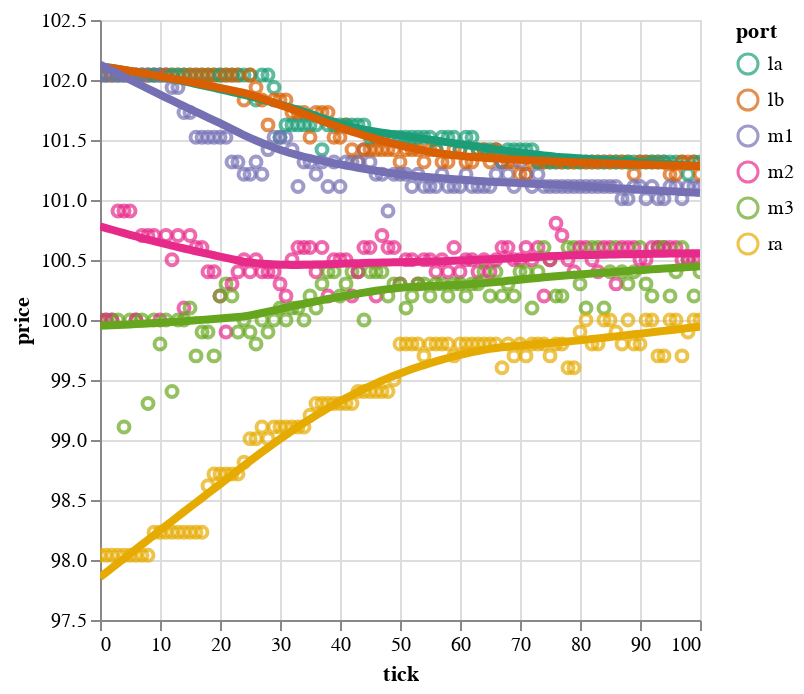

Notebook code for this chart:
### Code cell
plot_prices_by_port(markets)

### Figure 1 — Vega-Lite specification as saved in the notebook (floating-point values rounded to 4 significant figures; data arrays with more than 128 entries replaced by an {"elided": "..."} marker saying what was removed)
{"config": {"view": {"continuousWidth": 300, "continuousHeight": 300}}, "layer": [{"mark": {"type": "point"}, "encoding": {"color": {"field": "port", "scale": {"scheme": "dark2"}, "type": "ordinal"}, "x": {"field": "tick", "type": "quantitative"}, "y": {"field": "price", "scale": {"zero": false}, "type": "quantitative"}}, "name": "view_12"}, {"mark": {"type": "line", "size": 4}, "encoding": {"color": {"field": "port", "scale": {"scheme": "dark2"}, "type": "ordinal"}, "x": {"field": "tick", "type": "quantitative"}, "y": {"field": "price", "scale": {"zero": false}, "type": "quantitative"}}, "transform": [{"loess": "price", "on": "tick", "bandwidth": 0.5, "groupby": ["port"]}]}], "data": {"name": "data-06c76e8ff1e86d845179d0dd91d11406"}, "params": [{"name": "param_27", "select": {"type": "interval", "encodings": ["x", "y"]}, "bind": "scales", "views": ["view_12"]}], "$schema": "https://vega.github.io/schema/vega-lite/v5.8.0.json", "datasets": {"data-06c76e8ff1e86d845179d0dd91d11406": {"elided": "606 records"}}}
